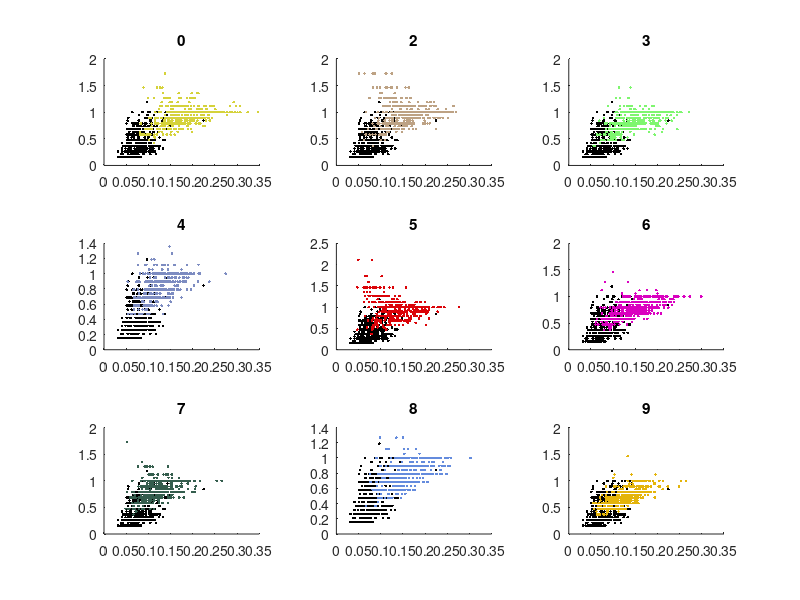

Recreate this plot in MATLAB.
close all;
clear all;
clc;

% x = -5:0.05:5;
% 
% 
% 
% g = zeros(3, size(x,2));
% g(1,:) = 2.*x + 12;
% g(2,:) = (x - 4).^2;
% g(3,:) = x.^3 - 2.*x + 2;
% 
% [~,c] = max(g, [], 1);
% hold on;
% plot(x(c==1), 0, 'r.');
% plot(x(c==2), 0, 'g.');
% plot(x(c==3), 0, 'b.');
% inc = 0.05;
% nums = -20:inc:20;
% 
% [x,y] = meshgrid(nums, nums);
% 
% g = zeros(size(x,1), size(x,2), 2);
% 
% g(:,:,1) = -3 * x + 5 * y;
% 
% % 
% g(:,:,2) = x .* (y .^ 2) + (-4 .* x .^ 2) + 3;
% 
% [~,c] = max(g, [], 3);
% hold on
% plot(x(c==1), y(c==1), 'k.');
% plot(x(c==2), y(c==2), 'r.');
% 
% 
% 
% plot(x(:,~,c == 1), y(c == 1), 'k.');
% plot(x(c == 2), y(c == 2), 'k.');

close all, clear all, clc
load('Example_MNIST_digits.mat');
r = mean(b'>120,1);
a = zeros(size(r));
% 1 to number of rows in b
for i = 1:size(b, 1)
    % extract row i from b and create 28*28 matrix
    c = reshape(b(i, :), 28, 28);
    % get every value of indexes of c that is not 0
    [row, col] = find(c);
    % calculate the aspect ratio
    a(i) = (max(row)-min(row))/ ...
        (max(col)-min(col));
end

% Task 2 d


classes = [1,3,4,5,6,7,8,9,10];
for i = 1:9
    subplot(3,3,i)
    hold on
    title(classes(i)-1);
    plot(r(labb == 2), a(labb == 2), 'k.');
    plot(r(labb == classes(i)), a(labb == classes(i)), '.', 'Color', rand(3,1));

end